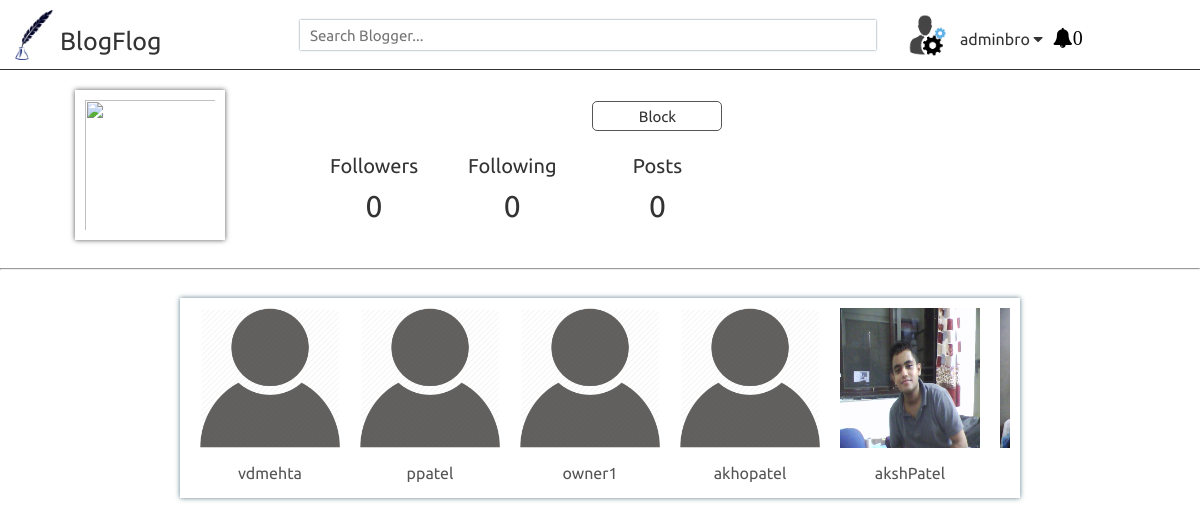
The app's page /profile.php (signed in) with its own data.
### tables this page shows
CREATE TABLE `users` (
  `id` int(255) NOT NULL,
  `userName` varchar(30) NOT NULL,
  `password` varchar(50) NOT NULL,
  `mail` varchar(50) NOT NULL,
  `propic` varchar(50) NOT NULL,
  `block` tinyint(1) NOT NULL DEFAULT '0',
  `verified` varchar(10) NOT NULL
);

### dbconfig.php (called while the page is built, shortened)
<?php
$admin="adminbro";
?>

### profile.php (the view, shortened to what this page needs)
<?php
include_once('dbconfig.php');
$bloggerName=$_GET['user'];
?>
<!DOCTYPE html>
<html>
<head>
	<link rel="stylesheet" href="vendor/fonts/css/font-awesome.min.css">
	<link rel="stylesheet" type="text/css" href="css/style.css">
</head>
<body>
	<?php include_once('header.php'); ?>
	<?php
	$bloggerData=mysqli_fetch_assoc(mysqli_query($dbase,"SELECT * FROM `users` WHERE `userName`='$bloggerName'"));
	$mail=$bloggerData['mail'];
	$propic=$bloggerData['propic'];
	$location='propics/'.$propic;
	$userName=$_SESSION['login'];
	$followCheck=mysqli_fetch_assoc(mysqli_query($dbase,"SELECT * FROM `follow` WHERE `following`='$bloggerName' AND `follower`='$userName'"));
	if($followCheck=="")
	{
		$followButton="<button type='button' onclick='followUser(\"$bloggerName\",\"$userName\")' class='buttons'>Follow</button>";
	}
	else
	{
		$followButton="<button type='button' onclick='followUser(\"$bloggerName\",\"$userName\")' class='buttons'>Unfollow</button>";
	}
	$totalFollowers=mysqli_fetch_assoc(mysqli_query($dbase,"SELECT COUNT(`following`) FROM `follow` WHERE `following`='$bloggerName'"));
	$totalFollowers=$totalFollowers['COUNT(`following`)'];
	$totalFollowing=mysqli_fetch_assoc(mysqli_query($dbase,"SELECT COUNT(`follower`) FROM `follow` WHERE `follower`='$bloggerName'"));
	$totalFollowing=$totalFollowing['COUNT(`follower`)'];
	$totalPosts=mysqli_fetch_assoc(mysqli_query($dbase,"SELECT COUNT(`id`) FROM `blogs` WHERE `blogger`='$bloggerName'"));
	$totalPosts=$totalPosts['COUNT(`id`)'];
	?>
	<div class="row userInfo">
		<div class="col-3">
			<img src="<?php echo $location; ?>">
		</div>
		<div class="col-9">
			<table cellspacing="10">
				<tr>
					<td colspan="2"><?php echo "<span class='profileTitle'>$bloggerName</span>" ?></td>
					<?php
						if($bloggerName!=$userName && $bloggerName!=$admin && $userName!=$admin)
							echo "<td class=\"followParent\">$followButton</td>";
						elseif($userName==$admin && $bloggerName!=$admin)
						{
							$blockStatus=mysqli_fetch_assoc(mysqli_query($dbase,"SELECT `block` FROM `users` WHERE `userName`='$bloggerName'"));
							$blockStatus=$blockStatus['block'];
							if($blockStatus==0)
							{
								echo "<td class\"followParent\"><button type='button' onclick='blockUser(\"$bloggerName\")' class='buttons'>Block</button></td>";
							}
							else
							{
								echo "<td class\"followParent\"><button type='button' onclick='blockUser(\"$bloggerName\")' class='buttons'>Unblock</button></td>";
							}
						}
					 ?>
				</tr>
				<tr>
					<td colspan="3"><?php echo "<span class='userMail'>$mail</span>" ?></td>
				</tr>
				<?php
					if($bloggerName!=$admin)
					{
						echo "
							<tr class=\"postCountTitle\">
								<td>Followers</td>
								<td>Following</td>
								<td>Posts</td>
								<!-- <td>Usefull Count</td>
								<td>Waste of Time Count</td>
								<td>Comments on Posts</td> -->
							</tr>
							<tr class=\"postCounts\">
								<td class=\"followerPanel\">$totalFollowers</td>
								<td class=\"followingPanel\">$totalFollowing</td>
								<td>$totalPosts</td>
							</tr>
						";
					}
				?>
			</table>
		</div>
	</div>
	<hr>
	<div class="container">
	<?php
		$userName=$_SESSION['login'];
		$flag=0;
		if($flag==0)
		{
			echo "
			<div class=\"row\">
				<div class=\"col-12 recommendParent\">
					<div class=\"recommendChild\">";
			$recommends=mysqli_query($dbase,"SELECT * FROM `users` WHERE `userName` NOT IN (SELECT `following` FROM `follow` WHERE `follower`='$userName') AND `userName`<>'$userName' AND `userName`<>'$admin'");
			while($recommend=mysqli_fetch_assoc($recommends))
			{
				$blogger=$recommend['userName'];
				$propic=mysqli_fetch_assoc(mysqli_query($dbase,"SELECT `propic` FROM `users` WHERE `userName`='$blogger'"));
				$location='propics/'.$propic['propic'];
				echo "
				<div class=\"recommendCards\">
					<a href=\"profile.php?user=$blogger\">
						<img src=\"$location\">
						<p>$blogger</p>
					</a>
				</div>";
			}
			echo "
					</div>
				</div>
			</div>
			";
		}
	?>
	</div>
</body>
</html>

### header.php (shortened to what this page needs)
<div class="row header">
	<div class="col-3">
		<img src="extra/img/logo.png" class="logoImg" onclick="location.href='login.php'"><span class="logo" onclick="location.href='login.php'">BlogFlog</span>
	</div>
	<div class="col-6" style="position: relative;">
		<?php
		if (isset($_SESSION['login'])) {
			echo "<input type='text' class='searchBox' placeholder='Search Blogger...' onkeyup='searchUsers(this.value)'>
			<div class='searchResult'></div>";
		}
		?>
	</div>
	<div class="col-3">
	<?php
	if (isset($_SESSION['login'])) {
		$location='propics/';
		$userName=$_SESSION['login'];
		$propic=mysqli_fetch_assoc(mysqli_query($dbase,"SELECT `propic` FROM `users` WHERE `userName`='$userName'"));
		$propic=$propic['propic'];
		$locationProfilePic=$location.$propic;
		$totalNoti=0;
		if($totalNoti>0)
		{
			$bellIcon="<i class=\"fa fa-bell notifySymbol \" style='color: red;' onclick='showNotificationPanel()'>$totalNoti</i>";
		}
		else
		{
			$bellIcon="<i class=\"fa fa-bell notifySymbol \" onclick='showNotificationPanel()'>$totalNoti</i>";
		}
		echo "<img class='headerPic' onclick='dropDownShower()' src='$locationProfilePic'></img><span class='loggedUser' onclick='dropDownShower()'>".$userName." <i class='fa fa-caret-down'></i></span><span id='notiSymbolParent'>$bellIcon<span>";
	}
	?>
	</div>
</div>

### css/style.css (style rules this page uses)
* { box-sizing: border-box; }
body { margin: 0; padding: 0; font-family: 'Ubuntu', sans-serif; }
.container { width: 70%; margin: 0 auto; }
.row { width: 100%; display: flex; margin: 0 auto; }
.col-3 { width: 25%; }
.col-6 { width: 50%; }
.col-9 { width: 75%; }
.col-12 { width: 100%; }
.logo { font-size: 25px; color: #333; display: inline-block; position: relative; top: -10px; cursor: pointer; }
.logoImg { width: 50px; height: 50px; margin-left: 10px; margin-top: 10px; cursor: pointer; }
.header { border-bottom: 1px solid #333; height: 70px; }
.buttons,.buttons2 { height: 30px; width: 130px; background-color: #fff; border: 1px solid #555; color: #333; display: inline; margin-left: 5px; margin-right: 5px; margin-top: 20px; border-radius: 5px; font-family: 'Ubuntu', sans-serif; font-size: 15px; outline: 0; overflow: hidden; cursor: pointer; }
.loggedUser { display: inline-block; position: relative; top: -15px; left: 10px; color: #333; cursor: pointer; }
.headerPic { display: inline-block; width: 50px; height: 50px; margin-top: 10px; cursor: pointer; }
.searchBox { width: 96%; display: block; height: 30px; outline: 0; border: 0; box-shadow: 0px 0px 2px #607d8b; margin-top: 20px; padding-left: 10px; font-family: "Ubuntu", sans-serif; font-size: 15px; color: #333; }
.userInfo { color: #333; }
.userInfo img { display: block; margin: 0 auto; width: 150px; height: 150px; margin-top: 20px; margin-bottom: 20px; box-shadow: 0px 0px 5px #555; padding: 10px; }
.postCountTitle { text-align: center; font-size: 20px; }
.postCountTitle td { padding:0px 20px 0px 20px; }
.postCounts { text-align: center; font-size: 30px; }
.notifySymbol { display: inline-block; font-size: 20px; margin-left: 20px; position: relative; top: -15px; cursor: pointer; }
.recommendParent { margin-top: 20px; height: 200px; overflow: hidden; box-shadow: 0px 0px 5px #607d8b; padding-left: 10px; padding-right: 10px; }
.recommendChild { width: 100%; height: 214px; overflow-x: scroll; display: flex; }
.recommendCards { width: 180px; margin-left: 10px; margin-right: 10px; height: 100%; }
.recommendCards img { width: 140px; height: 140px; display: block; margin: 0 auto; margin-top: 10px; }
.recommendCards p { text-align: center; }
.recommendCards a { text-decoration: none; color: #555; }

### records on screen
users: propic (picture)
users: propic (placeholder picture), userName "vdmehta"
users: propic (placeholder picture), userName "ppatel"
users: propic (placeholder picture), userName "owner1"
users: propic (placeholder picture), userName "akhopatel"
users: propic (picture), userName "akshPatel"
users: propic (picture)

### other values on screen
$userName "adminbro"
$totalNoti "0"
$totalFollowers "0"
$totalFollowing "0"
$totalPosts "0"
